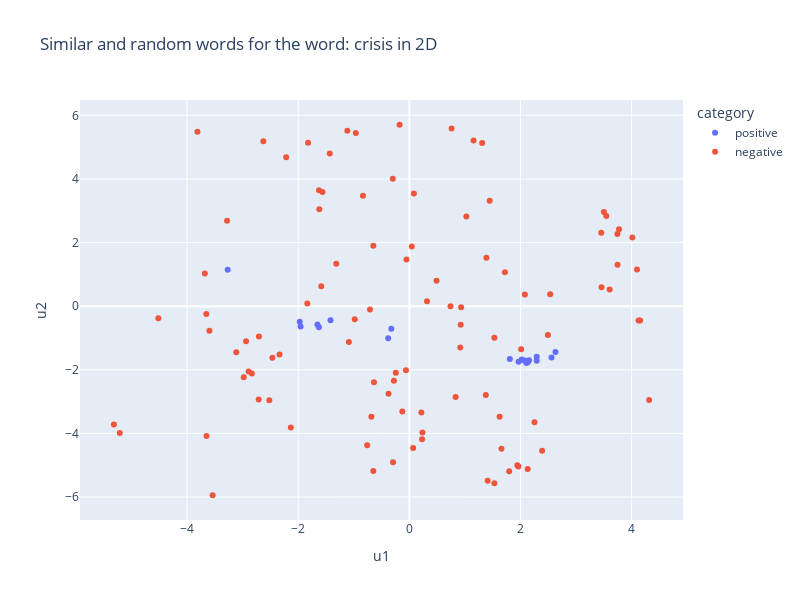

Here is the notebook cell this chart was saved with:
### Markdown cell above
Now, we combine these techniques and plot two dimensional representations for similar and random words. In the example below, we look for the $20$ most similar words of the word "crisis". We generate two dimensional representations for the corresponding word vectors by transforming the original $300$ dimensional vectors with the umap dimensionality reduction model. The same thing is done for $100$ randomly selected words. The resulting vectors can be viszalized in the scatter plot below.

### Code cell
import plotly.express as px

def plot_similar_words_2d(word, n_words, word_vectors, reducer, rnd_state = 42):
    most_sim_words = word_vectors.most_similar(word, topn = n_words)
    positive_words = [element[0] for element in most_sim_words]
    positive_words_2d = reducer.transform(word_vectors[positive_words])
    positive_words_2d_df = pd.DataFrame(positive_words_2d, index = positive_words, columns = ["u1", "u2"])
    positive_words_2d_df.loc[:, "category"] = "positive"

    positive_indices = [word_vectors.key_to_index[positive_word] for positive_word in positive_words]
    negative_indices = [i for i in range(len(word_vectors)) if not(i in positive_indices)]
    np.random.seed(rnd_state)
    negative_words_indices = np.random.choice(negative_indices, 5 * n_words, replace = False).tolist()
    negative_words = [word_vectors.index_to_key[negative_words_index] for negative_words_index in negative_words_indices]
    negative_words_2d = reducer.transform(word_vectors[negative_words_indices])
    negative_words_2d_df = pd.DataFrame(negative_words_2d, index = negative_words, columns = ["u1", "u2"])
    negative_words_2d_df.loc[:, "category"] = "negative"

    words_2d = pd.concat((positive_words_2d_df, negative_words_2d_df))

    fig = px.scatter(words_2d, x = "u1", y = "u2", color = "category", hover_name = words_2d.index, width = 800, height = 600, title = f"Similar and random words for the word: {word} in 2D")
    return fig

fig = plot_similar_words_2d("crisis", 20, google_word_vectors, dim_reducer)
fig.show()

### Figure 1 — Plotly figure (JSON) as saved in the notebook; plotly's stock layout.template omitted (floating-point values rounded to 4 significant figures)
{"data": [{"hovertemplate": "<b>%{hovertext}</b><br><br>category=positive<br>u1=%{x}<br>u2=%{y}<extra></extra>", "hovertext": ["crises", "turmoil", "meltdown", "credit_crunch", "crisis.The", "recession", "downturn", "subprime_mortgage_crisis", "economic_downturn", "liquidity_crunch", "crisi", "upheaval", "turmoil_engulfing", "crunch", "calamity", "contagion", "malaise_gripping", "upheavals", "subprime_mortgage_meltdown", "recesssion"], "legendgroup": "positive", "marker": {"color": "#636efa", "symbol": "circle"}, "mode": "markers", "name": "positive", "orientation": "v", "showlegend": true, "type": "scatter", "x": [-1.63, -1.655, 2.067, 1.965, 2.559, 2.089, 2.131, 2.153, 2.022, 2.63, -3.27, -1.973, -1.42, -0.3253, -0.3816, 2.292, 1.808, -1.958, 2.106, 2.292], "xaxis": "x", "y": [-0.6585, -0.5783, -1.711, -1.749, -1.617, -1.714, -1.762, -1.702, -1.672, -1.44, 1.146, -0.4923, -0.4397, -0.7057, -1.006, -1.588, -1.662, -0.6354, -1.789, -1.718], "yaxis": "y"}, {"hovertemplate": "<b>%{hovertext}</b><br><br>category=negative<br>u1=%{x}<br>u2=%{y}<extra></extra>", "hovertext": ["Fertittas", "Susannah_Meadows", "General_Yoshio_Utsumi", "Kyonggi_Province", "Mansheim", "Macedonia_Nordonia", "operator_Angkasa_Pura", "Krambach", "Outright_secular", "Cook_Yourself_Thin", "Ganira_Pashayeva", "Peter_Whittall", "BFGoodrich_Baja", "Guernica_Picasso", "Gumtree", "striker_Stuart_Beavon", "Daughter_Remembers", "overbooked_flights", "Tito_Massoud", "Yong_Pyong", "Phebra", "Titlow", "Info_www.tops.org", "granola", "Vladimir_Obradovic", "Djang", "----------_-----------------------------------------------_unaudited", "ImageStation", "Cerro_Grande", "Auggie_Tantillo_executive", "ROLL_OUT_THE", "Combat_Infantryman_Badges", "Thousand_Cranes", "GREEN_PARTY", "##M####", "Toaff", "Clake", "Girbaud", "Solotomo", "Le_Cirque", "Sven_Bruss", "http://www.avanquest.com", "LI", "Zeta_Ophiuchi", "Patient_Monitoring_Market", "Rekong_Peo", "atopic_asthma", "Ocitti", "Zomi_Students_Federation", "Cyngor", "Alisha_Filmore", "heat_exchanger_ruptured", "Golden_Pin_Lanes", "Jillie", "Ti_Logistics_Briefing", "Noor_Azam", "BIAM_auditorium", "Drapers_features", "Anastazia_Kuzmina", "Throne_Holst", "Laura_Grevas_Worthington", "mantling", "WE_Thu", "Steve_Chealander", "TT_X_TRADER", "Be_Exhumed", "Picardi", "Daejeon", "Deluxe_Rooms", "Franco_Prussian_War", "ClearBlack_display", "shampoo_contraceptives", "Bukit_Payong", "Deborah_Jeon", "Raj_Thackerey", "Sub_Swara", "Quartermaster_Corps", "Dichello_Distributors", "Irawati", "MCF####", "Oquaye", "SFA_disciplinary", "GameZnFlix", "Rube_Waddell", "Sholom_Aleichem", "Engagement_Rumors", "wakame", "LVDS_transmitter", "director_Jesus_Puc", "Athletic_Bilbao_Atletico_Madrid", "Vijay_Kannan", "Group_JSE_NED", "Wellesley_Wenham_West", "Don_DeFord", "MAp_airports", "fecal_coli", "King_Athelstan", "Jorge_Mario_Bergoglio", "Tirumalasetti", "Airbus_A###/A###_aircraft"], "legendgroup": "negative", "marker": {"color": "#EF553B", "symbol": "circle"}, "mode": "markers", "name": "negative", "orientation": "v", "showlegend": true, "type": "scatter", "x": [-1.586, -2.134, 2.535, 4.153, -1.627, -2.218, 0.04326, 1.445, -0.1276, -2.982, 2.078, 2.493, 2.129, -2.94, 1.376, 1.31, -3.116, 0.9158, 1.719, -0.9643, 2.252, -1.565, -0.6843, -2.521, -1.824, -0.8354, -3.542, 1.409, -0.9835, 1.529, -5.319, 0.7403, -3.656, -5.212, 1.943, 1.386, -0.2995, -2.893, 4.315, -2.836, -3.282, 0.2159, -1.316, 0.2358, 0.832, 4.013, -0.6489, 3.747, 3.744, -3.682, -2.629, 0.06726, -1.433, 0.08056, -0.376, 3.458, 3.453, -0.2787, -1.117, -0.6489, -0.2443, 0.2287, -0.6377, 0.9241, 1.657, -1.089, -1.622, 4.125, -1.837, -2.708, 1.529, -0.2946, 3.605, 0.4889, 3.773, -4.519, 0.9317, -2.338, 3.502, 1.962, 4.097, 1.155, 1.624, -3.815, -3.599, -2.466, -2.713, 1.796, 0.3173, 0.7606, -0.1765, -0.06207, -3.652, -0.05248, 2.012, -0.7599, 1.025, -0.7094, 3.546, 2.389], "xaxis": "x", "y": [0.6294, -3.816, 0.3787, -0.4467, 3.642, 4.684, 1.878, 3.312, -3.309, -2.232, 0.3649, -0.9088, -5.118, -1.106, -2.792, 5.129, -1.445, -1.303, 1.068, 5.444, -3.646, 3.587, -3.475, -2.959, 5.135, 3.469, -5.943, -5.485, -0.4082, -0.9888, -3.721, -0.005422, -0.2464, -3.987, -5.004, 1.519, 4.007, -2.05, -2.947, -2.113, 2.688, -3.34, 1.337, -3.974, -2.855, 2.157, -5.184, 1.302, 2.271, 1.028, 5.188, -4.456, 4.803, 3.546, -2.755, 0.5927, 2.31, -2.341, 5.512, 1.902, -2.094, -4.185, -2.387, -0.5852, -4.478, -1.126, 3.046, -0.4486, 0.08172, -0.9496, -5.566, -4.909, 0.5281, 0.7962, 2.418, -0.3817, -0.03546, -1.518, 2.959, -5.039, 1.157, 5.206, -3.474, 5.485, -0.7691, -1.62, -2.93, -5.186, 0.1568, 5.587, 5.703, -2.015, -4.08, 1.466, -1.356, -4.37, 2.82, -0.1068, 2.837, -4.546], "yaxis": "y"}], "layout": {"height": 600, "legend": {"title": {"text": "category"}, "tracegroupgap": 0}, "title": {"text": "Similar and random words for the word: crisis in 2D"}, "width": 800, "xaxis": {"anchor": "y", "domain": [0, 1], "title": {"text": "u1"}}, "yaxis": {"anchor": "x", "domain": [0, 1], "title": {"text": "u2"}}}}
